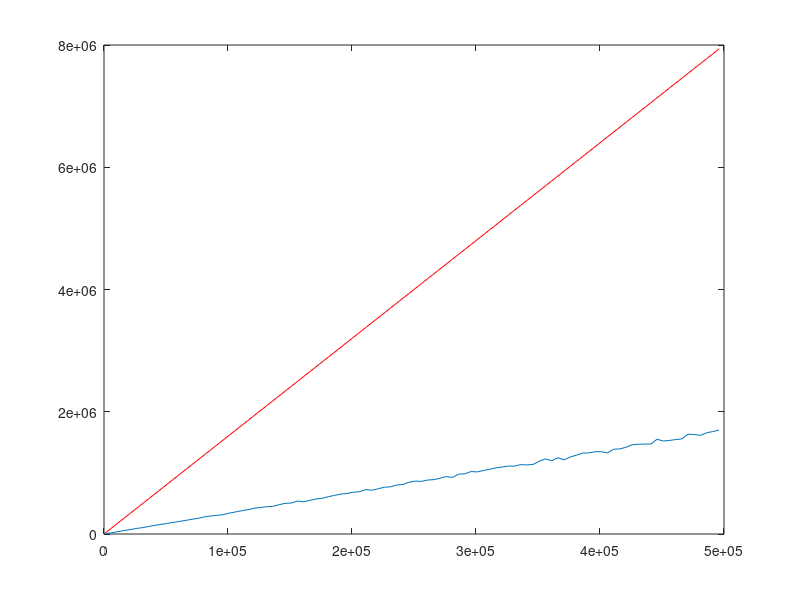

The MATLAB script that drew this image:
clc;
close all;
clear all;

M = csvread("basicOperationsTest.csv");

n = M(:,1);
basicOp = M(:, 2);

calcOp = ( 1 / (1 - 4/3) ) * ( (1 - 4/3 * n) / (1 - 3/4) - ( log(n) / log(3/4) - 1 ) );

figure();
plot( n, basicOp);
hold on
plot( n, calcOp, 'r')
